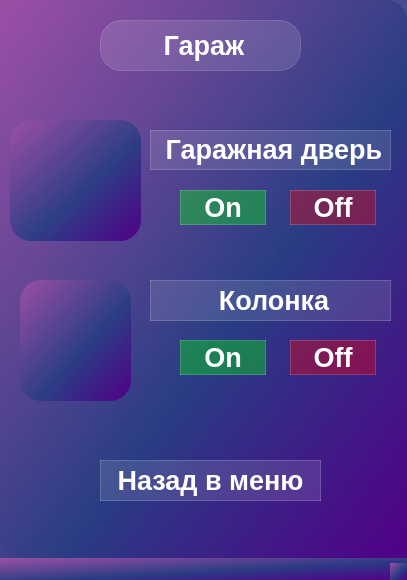
<?xml version="1.0" encoding="UTF-8"?>
<ui version="4.0">
 <class>Garage</class>
 <widget class="QMainWindow" name="Garage">
  <property name="geometry">
   <rect>
    <x>0</x>
    <y>0</y>
    <width>407</width>
    <height>580</height>
   </rect>
  </property>
  <property name="windowTitle">
   <string>MainWindow</string>
  </property>
  <property name="styleSheet">
   <string notr="true">background-color: qlineargradient(spread:pad, x1:1, y1:1, x2:0, y2:0, stop:0 rgba(81, 0, 135,255), stop:0.427447 rgba(41, 61, 132,235), stop:1 rgba(155,79,165,255));
border-style: solid;
border-radius:21px;</string>
  </property>
  <widget class="QWidget" name="centralwidget">
   <widget class="QLabel" name="label_4">
    <property name="geometry">
     <rect>
      <x>10</x>
      <y>120</y>
      <width>131</width>
      <height>121</height>
     </rect>
    </property>
    <property name="text">
     <string/>
    </property>
    <property name="pixmap">
     <pixmap>Photo/kisspng-garage-doors-computer-icons-clip-art-files-5ad0e5338c4d12.2750552115236396035747.png</pixmap>
    </property>
    <property name="scaledContents">
     <bool>true</bool>
    </property>
   </widget>
   <widget class="QLabel" name="label_name_column">
    <property name="geometry">
     <rect>
      <x>150</x>
      <y>130</y>
      <width>241</width>
      <height>40</height>
     </rect>
    </property>
    <property name="font">
     <font>
      <pointsize>20</pointsize>
      <weight>75</weight>
      <bold>true</bold>
     </font>
    </property>
    <property name="styleSheet">
     <string notr="true">background-color: rgba(255,255,255,30);
border: 1px solid rgba(255,255,255,40);
border-raduis: 7px;
color: white;
font-weight: bold;
font-size:20pt;
</string>
    </property>
    <property name="text">
     <string>&lt;html&gt;&lt;head/&gt;&lt;body&gt;&lt;p align=&quot;center&quot;&gt;Гаражная дверь&lt;/p&gt;&lt;/body&gt;&lt;/html&gt;</string>
    </property>
   </widget>
   <widget class="QLabel" name="label_smart_home">
    <property name="geometry">
     <rect>
      <x>100</x>
      <y>20</y>
      <width>201</width>
      <height>51</height>
     </rect>
    </property>
    <property name="styleSheet">
     <string notr="true">background-color: rgba(255,255,255,30);
border: 1px solid rgba(255,255,255,40);
border-raduis: 7px;
color: white;
font-weight: bold;
font-size:20pt;
</string>
    </property>
    <property name="text">
     <string>&lt;html&gt;&lt;head/&gt;&lt;body&gt;&lt;p align=&quot;center&quot;&gt;Гараж&lt;/p&gt;&lt;/body&gt;&lt;/html&gt;</string>
    </property>
   </widget>
   <widget class="QPushButton" name="pushButton_on_4">
    <property name="geometry">
     <rect>
      <x>180</x>
      <y>190</y>
      <width>86</width>
      <height>35</height>
     </rect>
    </property>
    <property name="styleSheet">
     <string notr="true">QPushButton {
background-color: rgba(0,255,0,90);
border: 1px solid rgba(255,255,255,40);
border-raduis: 7px;
color: white;
font-weight: bold;
font-size:20pt;
}
QPushButton:hover {
background-color: rgba(255,255,255,40);
}
QPushButton:pressed {
background-color: rgba(0,255,0,90);
}
</string>
    </property>
    <property name="text">
     <string>On</string>
    </property>
   </widget>
   <widget class="QPushButton" name="pushButton_off_4">
    <property name="geometry">
     <rect>
      <x>290</x>
      <y>190</y>
      <width>86</width>
      <height>35</height>
     </rect>
    </property>
    <property name="styleSheet">
     <string notr="true">QPushButton {
background-color: rgba(255,0,0,90);
border: 1px solid rgba(255,255,255,40);
border-raduis: 7px;
color: white;
font-weight: bold;
font-size:20pt;
}
QPushButton:hover {
background-color: rgba(255,255,255,40);
}
QPushButton:pressed {
background-color: rgba(255,0,0,90);
}
</string>
    </property>
    <property name="text">
     <string>Off</string>
    </property>
   </widget>
   <widget class="QLabel" name="label_name_column_2">
    <property name="geometry">
     <rect>
      <x>150</x>
      <y>280</y>
      <width>241</width>
      <height>41</height>
     </rect>
    </property>
    <property name="font">
     <font>
      <pointsize>20</pointsize>
      <weight>75</weight>
      <bold>true</bold>
     </font>
    </property>
    <property name="styleSheet">
     <string notr="true">background-color: rgba(255,255,255,30);
border: 1px solid rgba(255,255,255,40);
border-raduis: 7px;
color: white;
font-weight: bold;
font-size:20pt;
</string>
    </property>
    <property name="text">
     <string>&lt;html&gt;&lt;head/&gt;&lt;body&gt;&lt;p align=&quot;center&quot;&gt;Колонка&lt;/p&gt;&lt;/body&gt;&lt;/html&gt;</string>
    </property>
   </widget>
   <widget class="QLabel" name="label_5">
    <property name="geometry">
     <rect>
      <x>20</x>
      <y>280</y>
      <width>111</width>
      <height>121</height>
     </rect>
    </property>
    <property name="text">
     <string/>
    </property>
    <property name="pixmap">
     <pixmap>Photo/gjxz.png</pixmap>
    </property>
    <property name="scaledContents">
     <bool>true</bool>
    </property>
   </widget>
   <widget class="QPushButton" name="pushButton_on_5">
    <property name="geometry">
     <rect>
      <x>180</x>
      <y>340</y>
      <width>86</width>
      <height>35</height>
     </rect>
    </property>
    <property name="styleSheet">
     <string notr="true">QPushButton {
background-color: rgba(0,255,0,90);
border: 1px solid rgba(255,255,255,40);
border-raduis: 7px;
color: white;
font-weight: bold;
font-size:20pt;
}
QPushButton:hover {
background-color: rgba(255,255,255,40);
}
QPushButton:pressed {
background-color: rgba(0,255,0,90);
}
</string>
    </property>
    <property name="text">
     <string>On</string>
    </property>
   </widget>
   <widget class="QPushButton" name="pushButton_off_5">
    <property name="geometry">
     <rect>
      <x>290</x>
      <y>340</y>
      <width>86</width>
      <height>35</height>
     </rect>
    </property>
    <property name="styleSheet">
     <string notr="true">QPushButton {
background-color: rgba(255,0,0,90);
border: 1px solid rgba(255,255,255,40);
border-raduis: 7px;
color: white;
font-weight: bold;
font-size:20pt;
}
QPushButton:hover {
background-color: rgba(255,255,255,40);
}
QPushButton:pressed {
background-color: rgba(255,0,0,90);
}
</string>
    </property>
    <property name="text">
     <string>Off</string>
    </property>
   </widget>
   <widget class="QPushButton" name="pushButton_back_to_menu">
    <property name="geometry">
     <rect>
      <x>100</x>
      <y>460</y>
      <width>221</width>
      <height>41</height>
     </rect>
    </property>
    <property name="styleSheet">
     <string notr="true">QPushButton {
background-color: rgba(255,255,255,30);
border: 1px solid rgba(255,255,255,40);
border-raduis: 7px;
color: white;
font-weight: bold;
font-size:20pt;
}
QPushButton:hover {
background-color: rgba(0, 255, 120, 0.4);
}
QPushButton:pressed {
background-color: rgba(255,255,255,70);
}
</string>
    </property>
    <property name="text">
     <string>Назад в меню</string>
    </property>
   </widget>
  </widget>
  <widget class="QMenuBar" name="menubar">
   <property name="geometry">
    <rect>
     <x>0</x>
     <y>0</y>
     <width>407</width>
     <height>21</height>
    </rect>
   </property>
  </widget>
  <widget class="QStatusBar" name="statusbar"/>
 </widget>
 <resources/>
 <connections/>
</ui>
